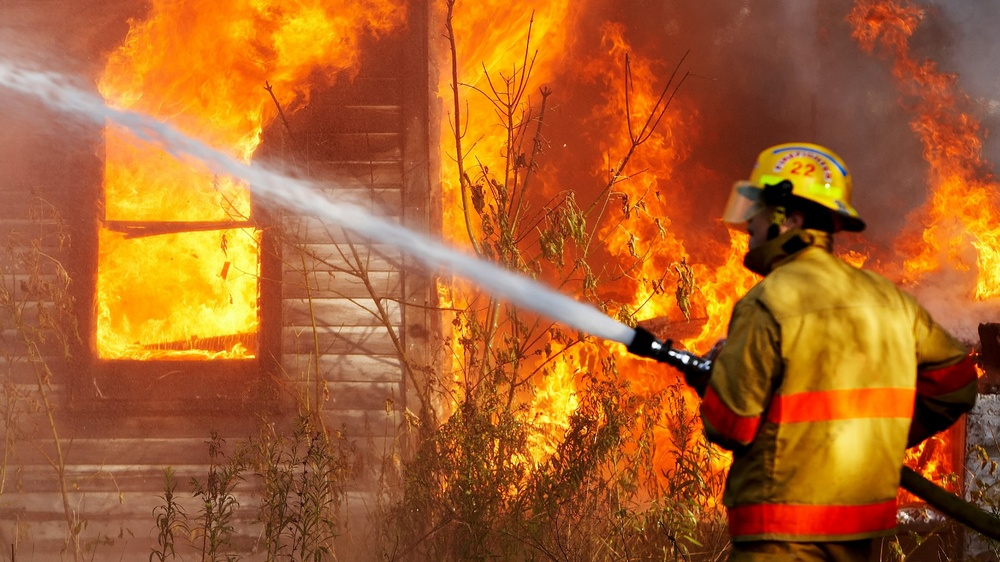
%> input picture David_Dominguez_Hooper_proj3/1.1_fire.jpg, 1000 x 562 px, shrunk from 1600 x 900 before the run
$ octave --eval "sharpenImage('1.1_fire.jpg');"   (GNU Octave 9; MATLAB toolbox functions it lacks are replaced by stand-ins)
%> lines starting %> are read from the running program, lines starting %| are printed output that depends on the picture

function sharpenImage(name)
%> called with name = '1.1_fire.jpg'
    im = im2double(imread(name));
    sigma = [5 5];

    [gR, gG, gB] = blurImage(name, sigma);
%> in blurImage, `gR = imgaussfilt(red, sigma);`:
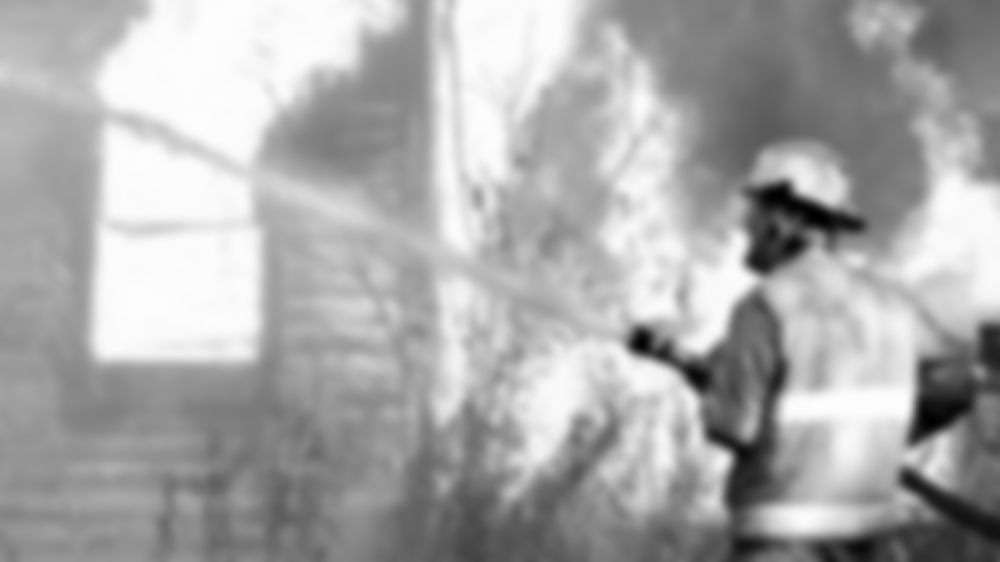
%> gR: size 562x1000 double; min 0.00167, max 0.996, mean 0.668
%> in blurImage, `gG = imgaussfilt(green, sigma);`:
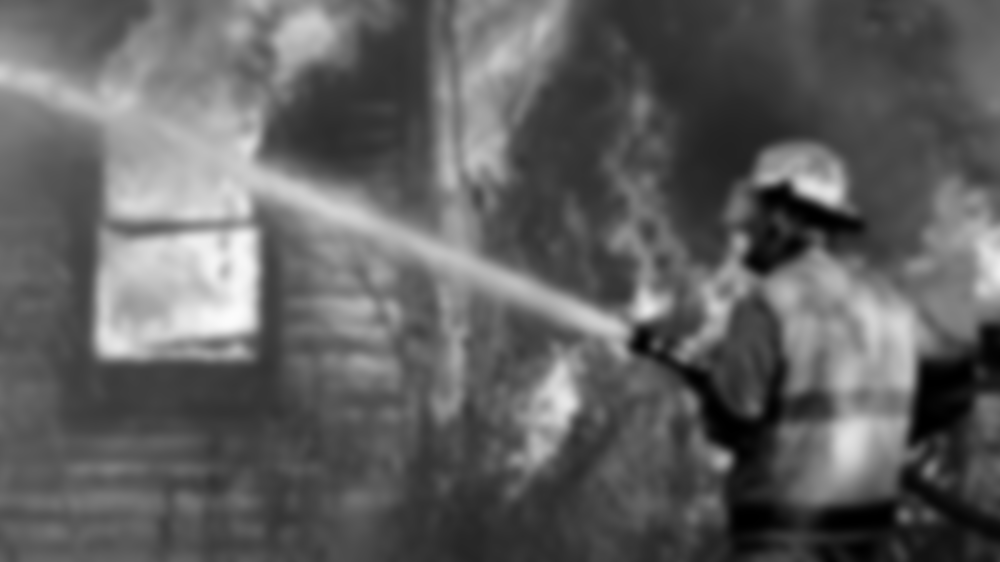
%> gG: size 562x1000 double; min 0.000928, max 0.989, mean 0.38
%> in blurImage, `gB = imgaussfilt(blue, sigma);`:
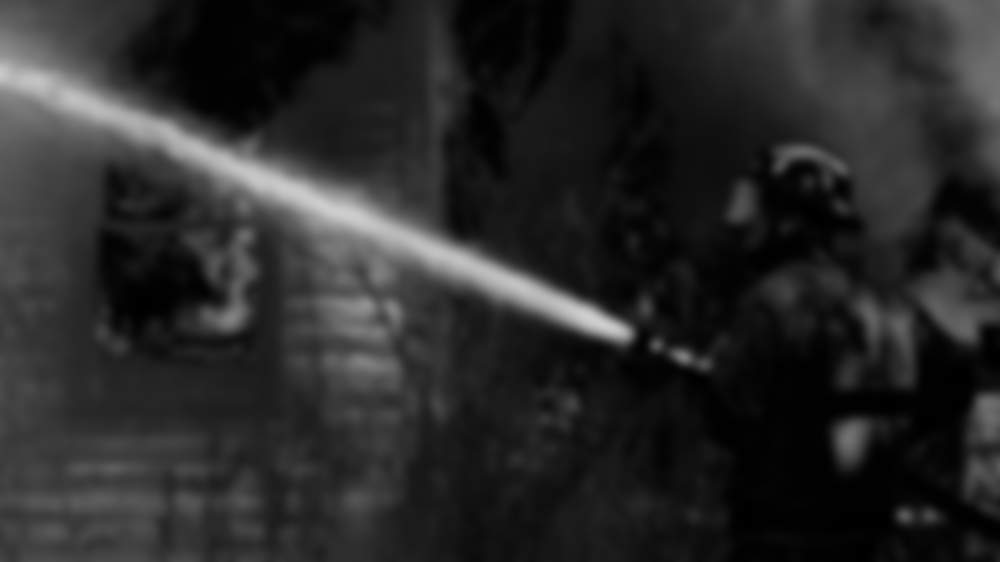
%> gB: size 562x1000 double; min 0.00131, max 0.812, mean 0.163

    imB = cat(3, gR, gG, gB);
    imwrite(imB,[name(1:end-4)  '_blurred.jpg']);

    detail = im - imB;
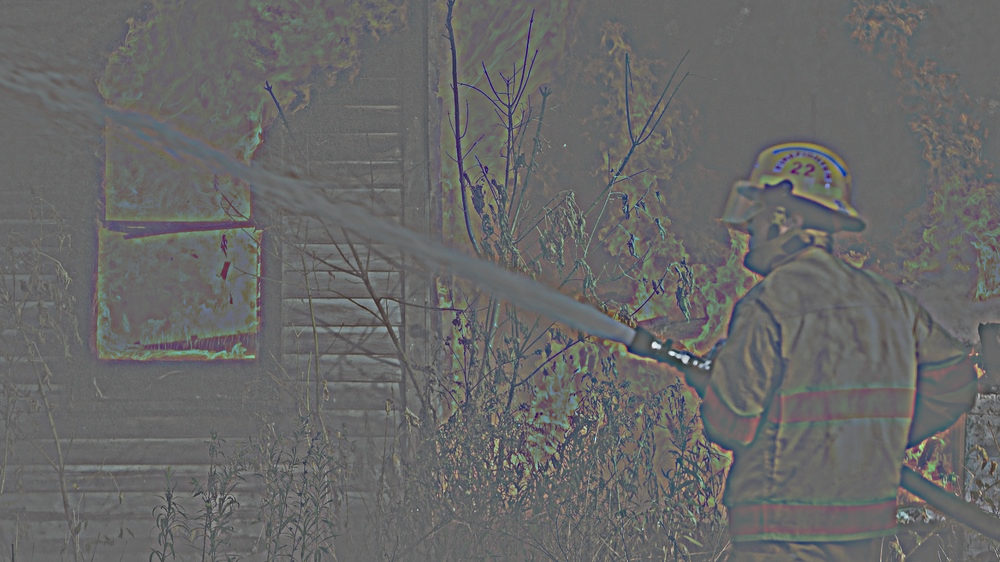
%> detail: size 562x1000x3 double; mean R, G, B 1.88e-05, 4.34e-06, -9.99e-06; drawn with min black and max white
    imwrite(detail,[name(1:end-4)  '_high-frequency.jpg']);
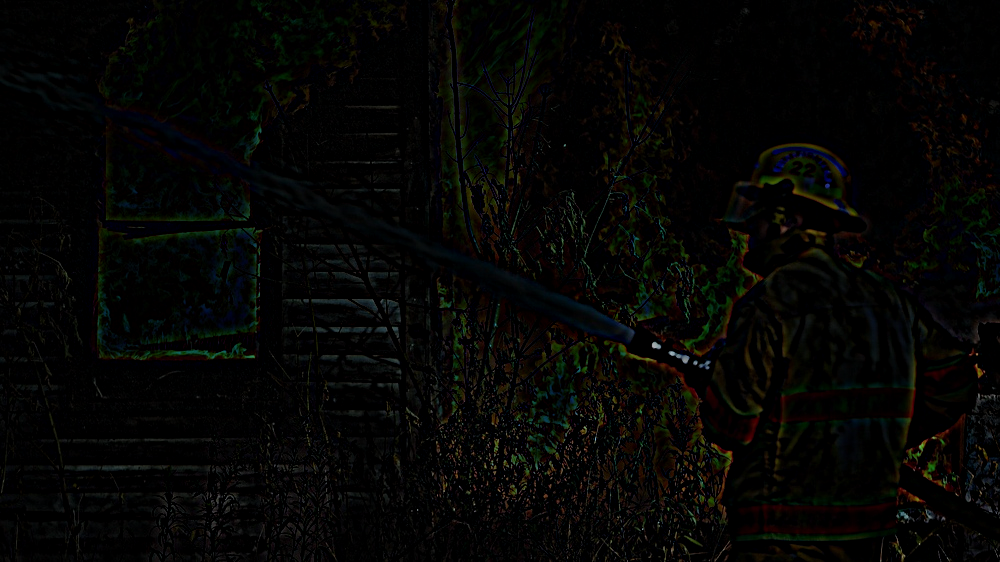
%> saved as 1.1_fire_high-frequency.jpg: size 562x1000x3 uint8; mean R, G, B 5.2, 5.3, 3.9

    alpha = 3;

    sharpened = im + alpha*detail;
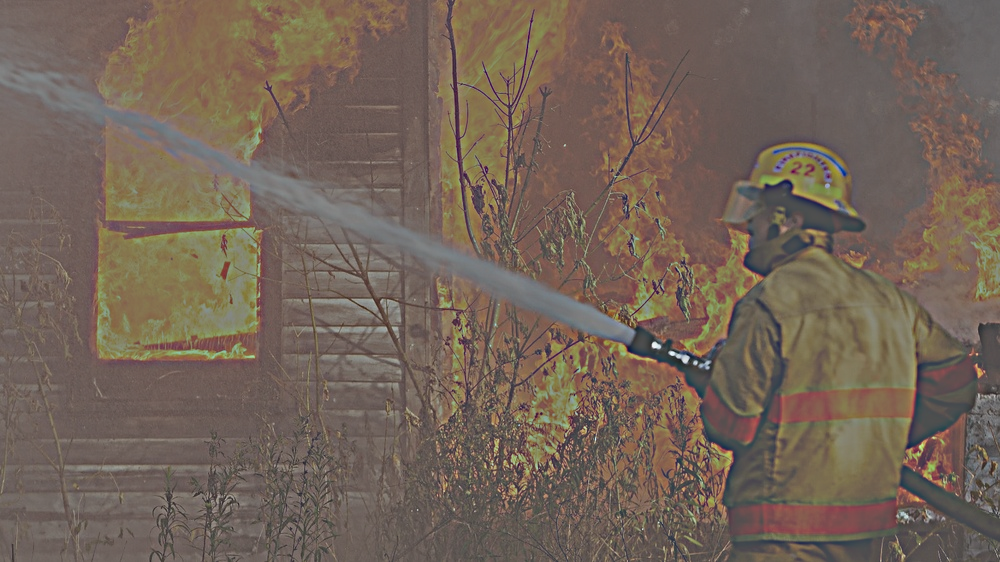
%> sharpened: size 562x1000x3 double; mean R, G, B 0.668, 0.38, 0.163; mean of the top-left, top-right, bottom-left and bottom-right quarters 0.517, 0.359, 0.39, 0.348; drawn with min black and max white
    imwrite(sharpened,[name(1:end-4)  '_sharpened.jpg']);
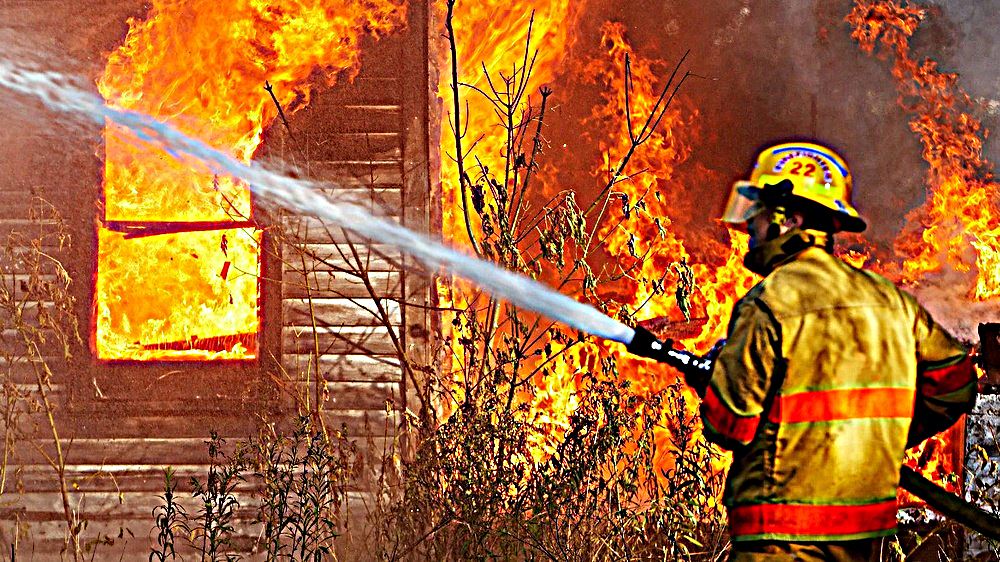
%> saved as 1.1_fire_sharpened.jpg: size 562x1000x3 uint8; mean R, G, B 165.9, 98.7, 47.3
end
function [gR, gG, gB] = blurImage(name, sigma)
    im = im2double(imread(name));
    red = im(:,:,1); % Red channel
    green = im(:,:,2); % Green channel
    blue = im(:,:,3); % Blue channel

    gR = imgaussfilt(red, sigma);
    gG = imgaussfilt(green, sigma);
    gB = imgaussfilt(blue, sigma);

end

$ run again, on David_Dominguez_Hooper_proj3/1.2_dog_1.2_wolf_color_hybrid.jpg
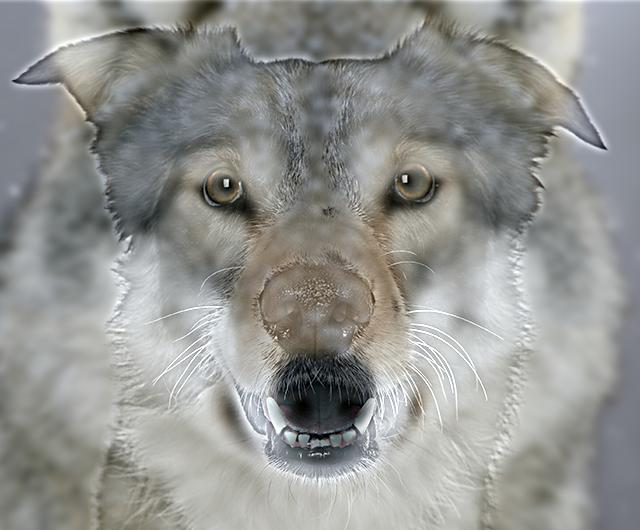
%> input picture David_Dominguez_Hooper_proj3/1.2_dog_1.2_wolf_color_hybrid.jpg, 640 x 530 px
%> in sharpenImage, `sharpened = im + alpha*detail;`:
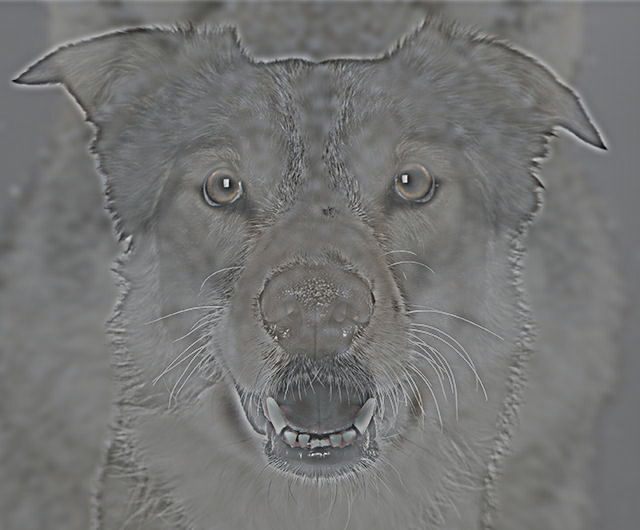
%> sharpened: size 530x640x3 double; mean R, G, B 0.576, 0.579, 0.568; drawn with min black and max white
%> in sharpenImage, `imwrite(sharpened,[name(1:end-4)  '_sharpened.jpg']);`:
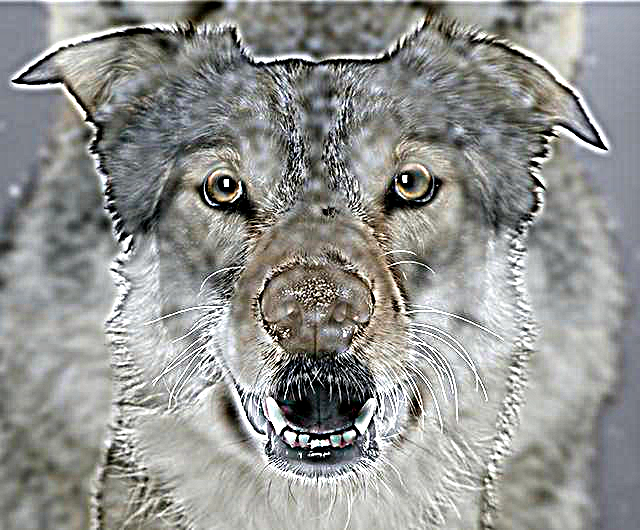
%> saved as 1.2_dog_1.2_wolf_color_hybrid_sharpened.jpg: size 530x640x3 uint8; mean R, G, B 145.9, 146.7, 143.9
